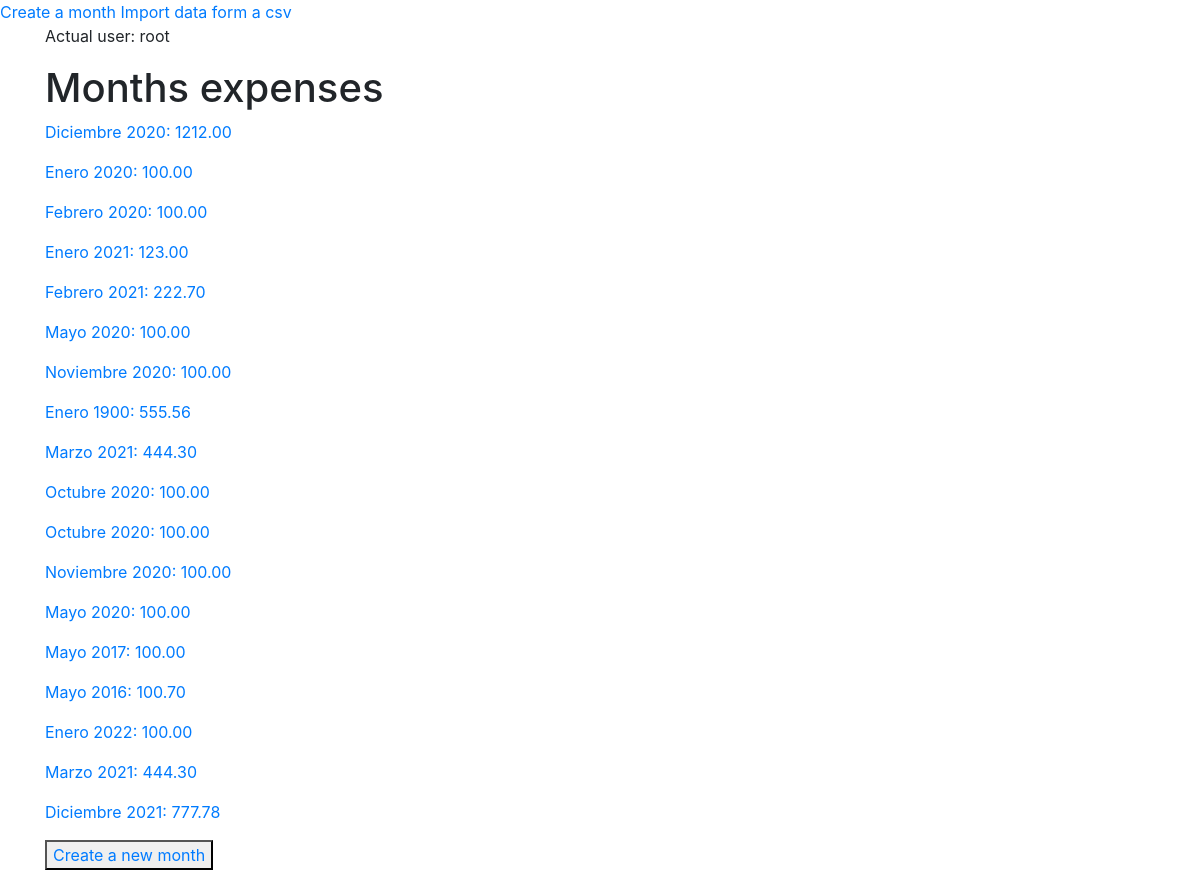
The page /months/ (signed in) on the database its author committed.
### month/models.py (models this page shows, shortened)
class Month (models.Model):
    months = [
        ('Enero', 'Enero'),
        ('Febrero', 'Febrero'),
        ('Marzo', 'Marzo'),
        ('Abril', 'Abril'),
        ('Mayo', 'Mayo'),
        ('Junio', 'Junio'),
        ('Julio', 'Julio'),
        ('Agosto', 'Agosto'),
        ('Septiembre', 'Septiembre'),
        ('Octubre', 'Octubre'),
        ('Noviembre', 'Noviembre'),
        ('Diciembre', 'Diciembre'),
    ]
    name = models.CharField(max_length=10, choices=months)
    year = models.IntegerField(null=False, validators=[MinValueValidator(1900), MaxValueValidator(3000)])
    expenses = models.DecimalField(max_digits=6, decimal_places=2)
    income = models.DecimalField(max_digits=6, decimal_places=2, null=True, blank=True)

### month/views.py (the view)
# urls.py: path('', views.month_list, name='months'),
def month_list(request):
    months = Month.objects.all()
    return render(request, 'month/month_list.html', {'months': months})

### month/templates/month/month_list.html
{% extends 'month/base.html' %}
{% block app %}
<h1>Months expenses</h1>
{% for month in months %}
    <p><a href="{% url 'month' month.name month.year%}">{{month.name}} {{month.year}}: {{month.expenses}}</a></p>
{% endfor %}
<button><a href="{% url 'create' %}">Create a new month</a></button>
{%  endblock %}

### month/templates/month/base.html (shortened to what this page needs)
{% extends 'base.html' %}
{% block extra_css%}
   {% include 'month/css.html' %}
{% endblock %}
{% block content %}
<p>Actual user: {{request.user}}</p>
<div id="month" class="app-container">
     {% block app %}
     {% endblock %}
</div>
{% endblock %}

### rows shown on the page
Month: name "Diciembre", year "2020", expenses "1212.00"
Month: name "Enero", year "2020", expenses "100.00"
Month: name "Febrero", year "2020", expenses "100.00"
Month: name "Enero", year "2021", expenses "123.00"
Month: name "Febrero", year "2021", expenses "222.70"
Month: name "Mayo", year "2020", expenses "100.00"
Month: name "Noviembre", year "2020", expenses "100.00"
Month: name "Enero", year "1900", expenses "555.56"
Month: name "Marzo", year "2021", expenses "444.30"
Month: name "Octubre", year "2020", expenses "100.00"
Month: name "Octubre", year "2020", expenses "100.00"
Month: name "Noviembre", year "2020", expenses "100.00"
Month: name "Mayo", year "2020", expenses "100.00"
Month: name "Mayo", year "2017", expenses "100.00"
Month: name "Mayo", year "2016", expenses "100.70"
Month: name "Enero", year "2022", expenses "100.00"
Month: name "Marzo", year "2021", expenses "444.30"
Month: name "Diciembre", year "2021", expenses "777.78"

### other values the page prints
{{ request.user }} "root"
